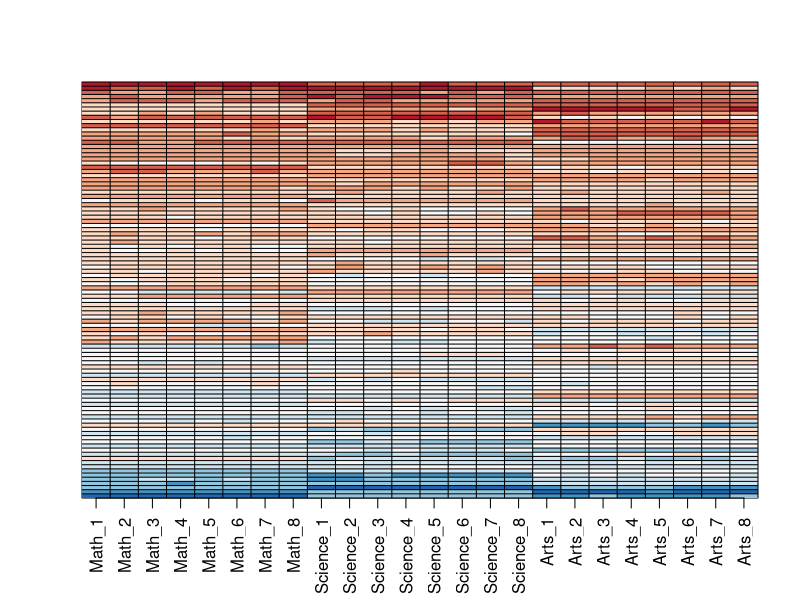
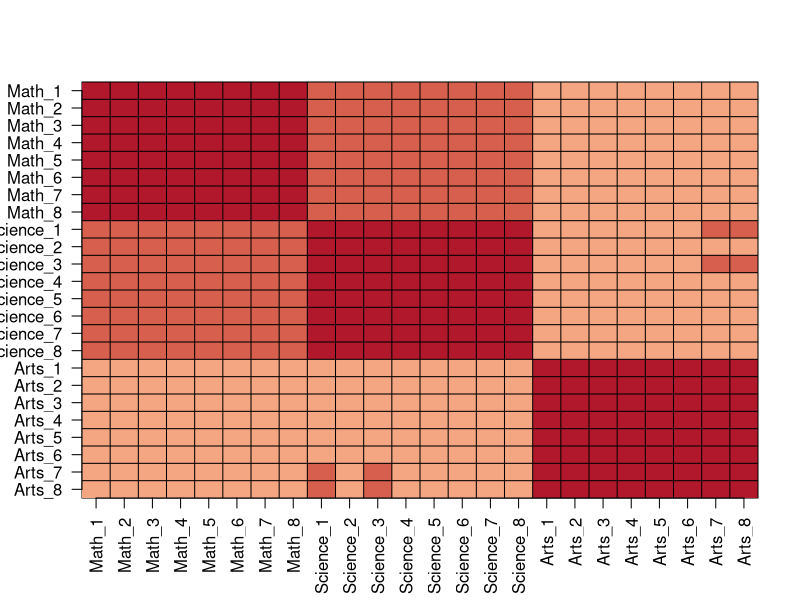
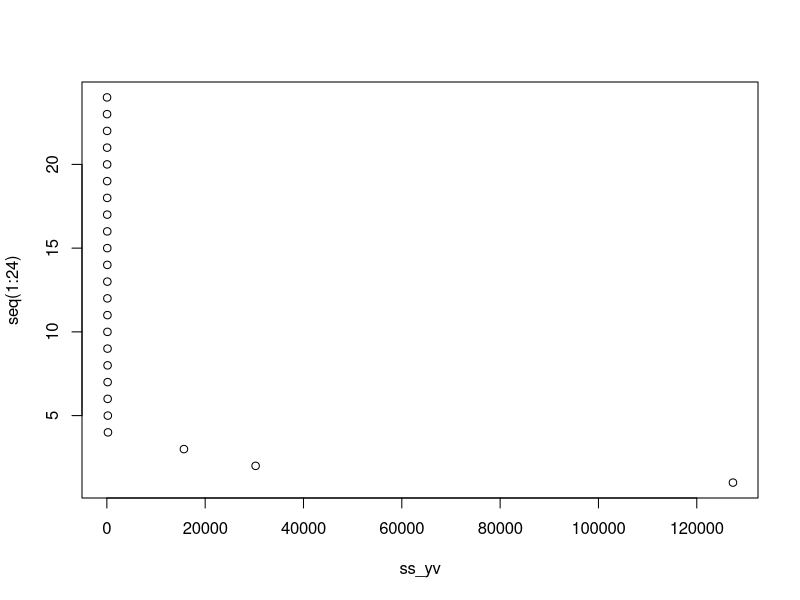
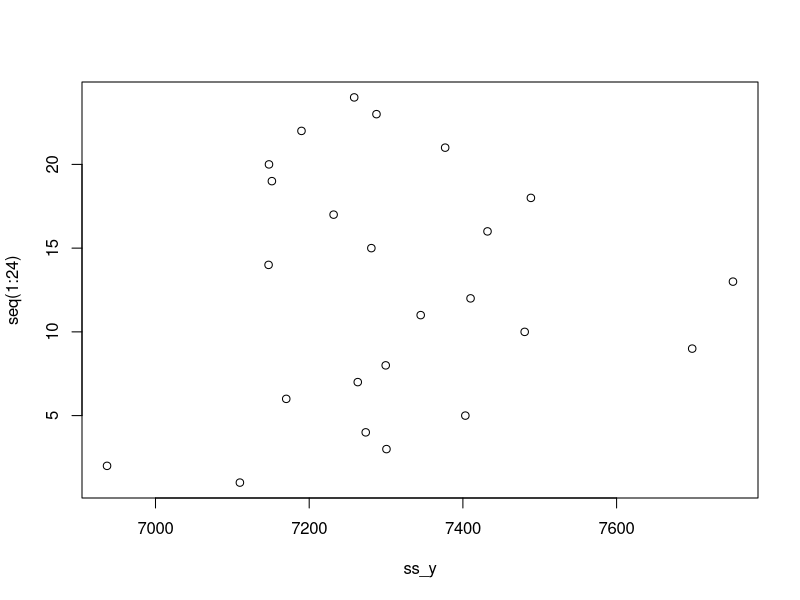
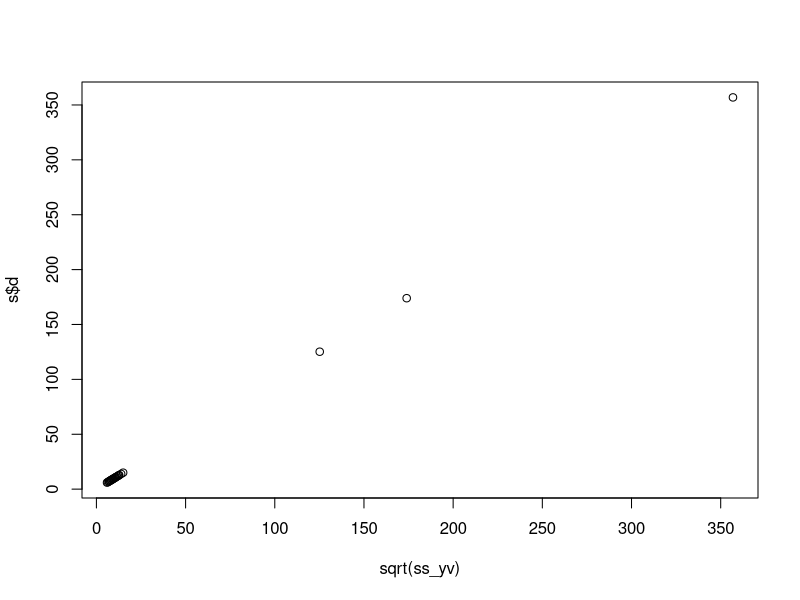
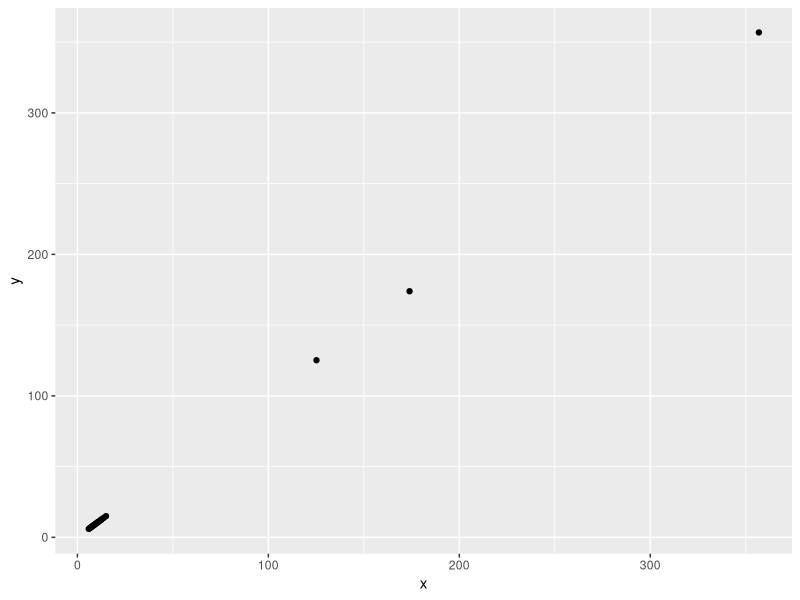
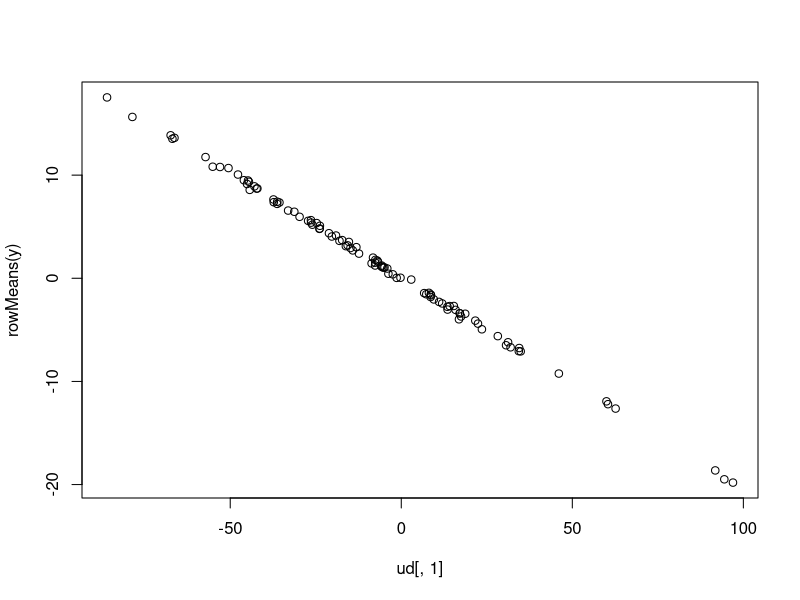
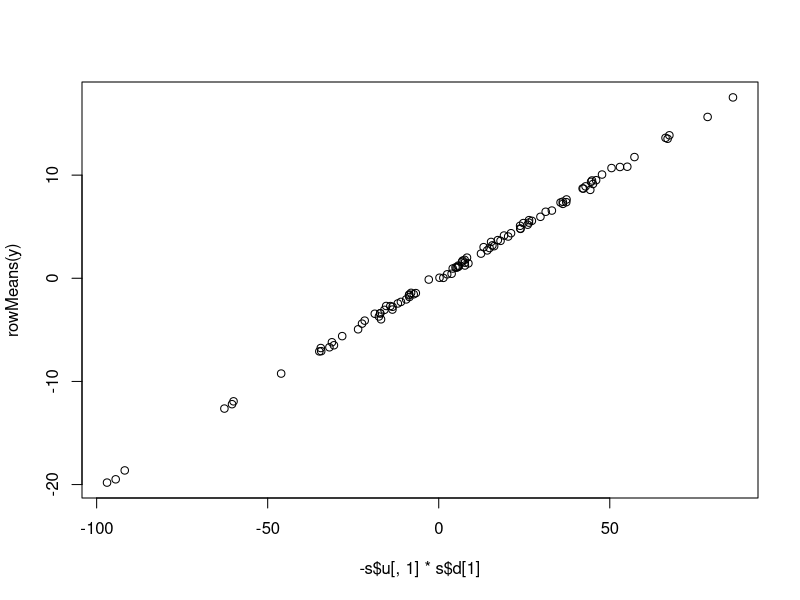

Reproduce these figures in R, in order.
set.seed(1987, sample.kind="Rounding")

library(dslabs)
library(dplyr)
library(tidyverse)
#if using R 3.6 or later, use `set.seed(1987, sample.kind="Rounding")` instead
n <- 100
k <- 8
Sigma <- 64  * matrix(c(1, .75, .5, .75, 1, .5, .5, .5, 1), 3, 3) 
m <- MASS::mvrnorm(n, rep(0, 3), Sigma)
m <- m[order(rowMeans(m), decreasing = TRUE),]
y <- m %x% matrix(rep(1, k), nrow = 1) + matrix(rnorm(matrix(n*k*3)), n, k*3)
colnames(y) <- c(paste(rep("Math",k), 1:k, sep="_"),
                 paste(rep("Science",k), 1:k, sep="_"),
                 paste(rep("Arts",k), 1:k, sep="_"))


my_image <- function(x, zlim = range(x), ...){
  colors = rev(RColorBrewer::brewer.pal(9, "RdBu"))
  cols <- 1:ncol(x)
  rows <- 1:nrow(x)
  image(cols, rows, t(x[rev(rows),,drop=FALSE]), xaxt = "n", yaxt = "n",
        xlab="", ylab="",  col = colors, zlim = zlim, ...)
  abline(h=rows + 0.5, v = cols + 0.5)
  axis(side = 1, cols, colnames(x), las = 2)
}

my_image(y)

my_image(cor(y), zlim = c(-1,1))
range(cor(y))
axis(side = 2, 1:ncol(y), rev(colnames(y)), las = 2)

#compute svd
s <- svd(y)
names(s)

s$v
y_svd <- s$u %*% diag(s$d) %*% t(s$v)
max(abs(y - y_svd))

ss_y <- apply(y^2, 2, sum)

ss_yv <- apply((y%*%s$v)^2, 2, sum)
sum(ss_y)
sum(ss_yv)

ss_y
ss_yv
plot(ss_yv,seq(1:24))
plot(ss_y,seq(1:24))

plot(sqrt(ss_yv),s$d)

data.frame(x = sqrt(ss_yv), y = s$d) %>%
  ggplot(aes(x,y)) +
  geom_point()


sum(ss_yv[1:3])/sum(ss_yv[1:24])


ss_yv[1]


identical(s$u %*% diag(s$d), sweep(s$u, 2, s$d, FUN = "*"))

ud<-sweep(s$u, 2, s$d, FUN = "*")

plot(ud[,1],rowMeans(y))
plot(-s$u[,1]*s$d[1], rowMeans(y))
